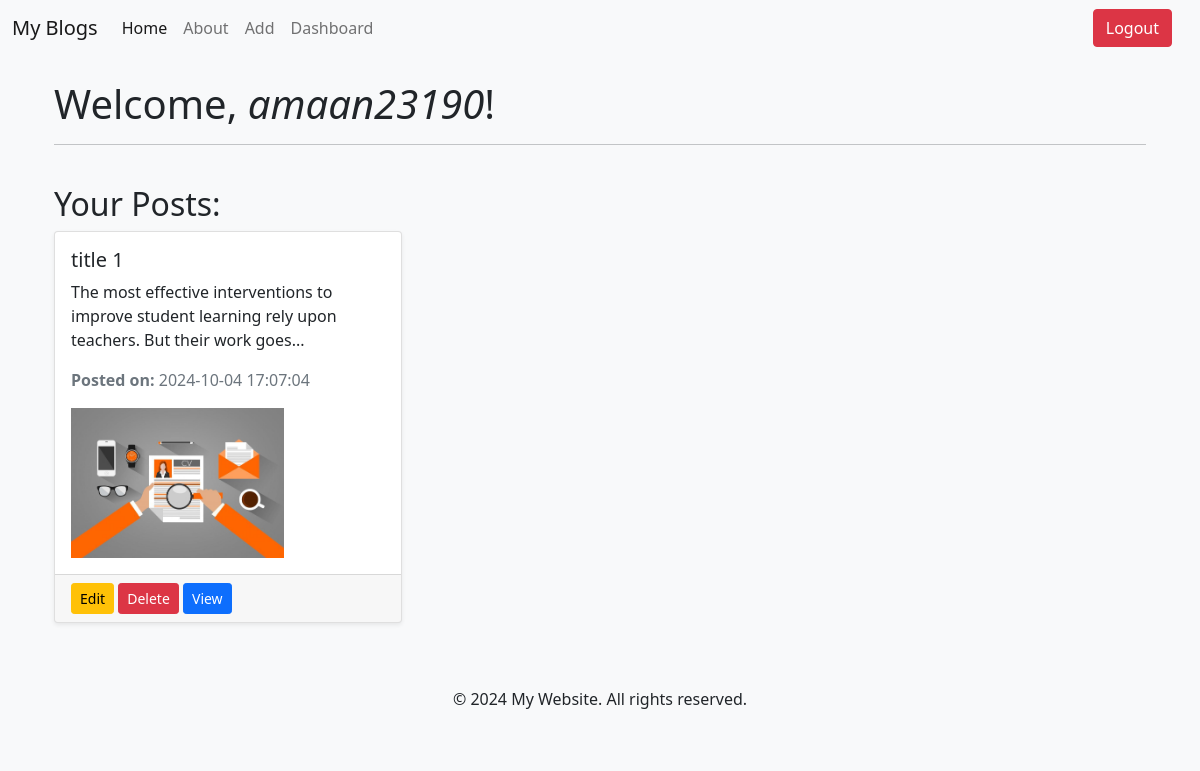
Page /dashboard (signed in) on the committed database.
### app.py (models this page shows)
class User(db.Model, UserMixin):
    id = db.Column(db.Integer, primary_key=True)
    username = db.Column(db.String(20), nullable=False, unique=True)
    password = db.Column(db.String(80), nullable=False)

class Article(db.Model):
    id = db.Column(db.Integer, primary_key=True)
    title = db.Column(db.String(50))
    author = db.Column(db.String(20))
    post_date = db.Column(db.DateTime)
    image_filename = db.Column(db.String(200), nullable=True)  # Add this line
    content = db.Column(db.Text)

### app.py (the view)
@app.route('/dashboard')
@login_required
def dashboard():
    user_posts = Article.query.filter_by(author=current_user.username).all()  # Fetch the user's posts
    return render_template('dashboard.html', user=current_user, posts=user_posts)

### app.py (called while the page is built)
@login_manager.user_loader
def load_user(user_id):
    return User.query.get(int(user_id))

### templates/dashboard.html (shortened to what this page needs)
{% extends "base.html" %}
{% block content %}
<div class="container mt-4">
    <h1>Welcome, <i>{{ user.username }}</i>!</h1>
    <hr><br>
    <h2>Your Posts:</h2>
    {% if posts %}
        <div class="row">
            {% for post in posts %}
                <div class="col-md-4 mb-4">
                    <div class="card shadow-sm">
                        <div class="card-body">
                            <h5 class="card-title">{{ post.title }}</h5>
                            <p class="card-text">{{ post.content[:100] }}...</p>
                            <p class="text-muted"><strong>Posted on:</strong> {{ post.post_date.strftime('%Y-%m-%d %H:%M:%S') }}</p>
                            {% if post.image_filename %}
                                <img src="{{ url_for('static', filename='uploads/' + post.image_filename) }}"
                                     alt="{{ post.title }}"
                                     class="img-fluid"
                                     style="max-height: 150px; object-fit: cover;">
                            {% endif %}
                        </div>
                        <div class="card-footer">
                            <div class="button-group" role="group" aria-label="Post Actions">
                                <a href="{{ url_for('update', id=post.id) }}" class="btn btn-warning btn-sm">Edit</a>
                                <a href="{{ url_for('delete', id=post.id) }}" class="btn btn-danger btn-sm"
                                   onclick="return confirm('Are you sure you want to delete this post?')">Delete</a>
                                <a href="{{url_for('post', article_id=post.id)}}" class="btn btn-primary btn-sm">View </a>
                            </div>
                        </div>
                    </div>
                </div>
            {% endfor %}
        </div>
    {% else %}
        <p>You have no posts yet.</p>
    {% endif %}
</div>
{% endblock %}

### rows in the picture
User: username "amaan23190"
Article: title "title 1", content "The most effective interventions to improve student learning rely upon teachers. But their work goes", post_date "2024-10-04 17:07:04", image_filename (picture)
